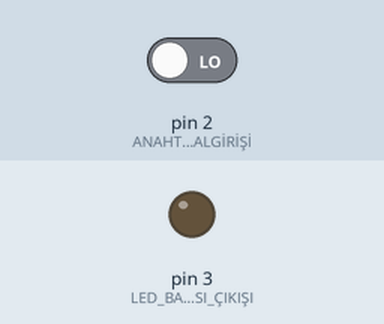
Simulated run of this sketch. Board: Arduino Uno, built with avr-gcc and run on an emulated ATmega328P. Parts: output pins drawn as LEDs (lit = HIGH). Inputs (shaded band) come from the test bench; at power-on: pin 2 (ANAHTAR_SİNYALGİRİŞİ) LOW.

Above: at 1.2 s.
1.3 s: pin 2 (ANAHTAR_SİNYALGİRİŞİ) driven HIGH
At 1.8 s:
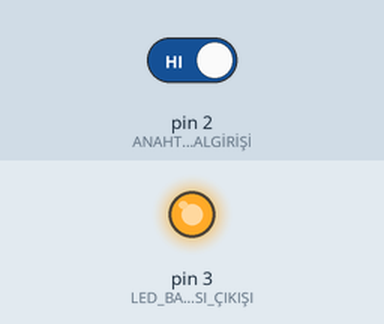
2.8 s: pin 2 (ANAHTAR_SİNYALGİRİŞİ) driven LOW
At 4.2 s:
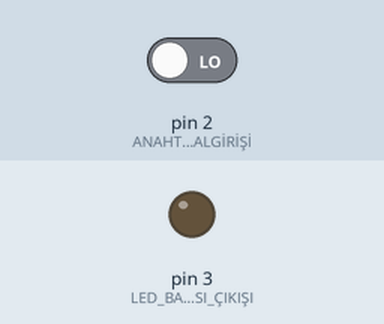
Timing chart, 0 to 5.8 s (numbered marks = the images above; inputs shaded):
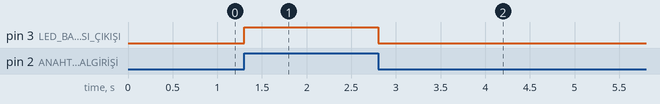

The sketch:

1liled1.ino
```cpp
// C++ code
//
void setup()
{
  pinMode(2, INPUT);  //ANAHTAR SİNYALGİRİŞİ
  pinMode(3, OUTPUT); //LED BAĞLANTISI ÇIKIŞI
}

void loop()
{
 if(digitalRead(2)==1) //LEDİYAK
 {
   digitalWrite(3,1);
 }
  else
  {
   digitalWrite(3,0);  //LEDİ SÖNDÜR
  }
}
```

Measured:
- after the input at 1.3 s, pin 3 (LED_BAĞLANTISI_ÇIKIŞI): LOW → HIGH at once
- after the input at 2.8 s, pin 3 (LED_BAĞLANTISI_ÇIKIŞI): HIGH → LOW at once
